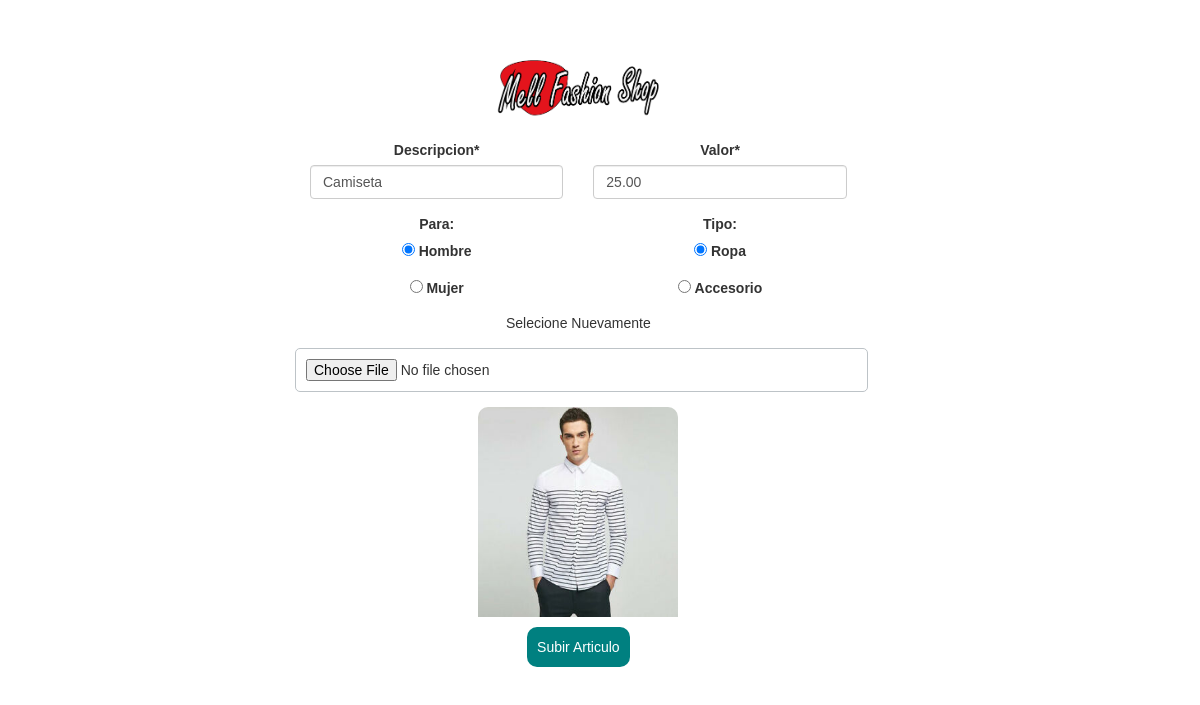
The app's page /index.php?c=Admin&a=UpdateArticulo&id_art=18 (signed in) with its own data.
### tables this page shows
CREATE TABLE `articulo` (
  `id_articulo` int(10) NOT NULL,
  `imagen` varchar(500) NOT NULL,
  `descripcion` varchar(500) NOT NULL,
  `costo` decimal(5,2) NOT NULL
);

### controller/Admin/AdminController.php (called while the page is built, shortened)
<?php
    require_once 'model/DAO/ArticuloDAO.php';
    class AdminController{
        private $art;
        public function __construct(){
            $this->art = new ArticuloDAO();
        }
        public function UpdateArticulo(){
            $res= $this->art->getAllArticulo($_REQUEST['id_art']);
            include_once 'views/dynamic/CrearArticulo.php';
        }
    }
?>

### controller/RedirecController.php (called while the page is built, shortened)
<?php
    class RedirecController{
        public function router(){
            $action = (isset($_REQUEST['a'])) ? $_REQUEST['a']: 'index';
            $controller = new $controller;
            $controller->$action();
        }
    }
?>

### index.php (called while the page is built)
<?php
    require_once './controller/RedirecController.php';
    $ruter = new RedirecController();
    $ruter->router();
?>

### model/Connection.php (called while the page is built, shortened)
<?php
class Connection{
    private static $connection = null;
    public static function getConnection(){
        try{
            if(!isset(self::$connection)){
                self::$connection=new PDO("mysql:host=" . SERVIDORBD . "; port= ".PUERTO."; dbname=".NOMBREBD.";",USUARIO,PASSWORD);
                self::$connection->setAttribute(PDO::ATTR_ERRMODE,PDO::ERRMODE_EXCEPTION);
                self::$connection->exec("set character set utf8");
            }
        }catch(Exception $e){
        }
        return self::$connection;
    }
}
?>

### model/DAO/ArticuloDAO.php (called while the page is built, shortened)
<?php
    require_once 'model/Connection.php';
    class ArticuloDAO{
        private $con;
        public function __construct(){
            try{
                $this->con = Connection::getConnection();
            }catch(Exception $e){
                echo $e->getMessage();
            }
        }
        public function  getAllArticulo($id){
            $sql = "SELECT a.id_articulo,a.imagen,a.descripcion,a.costo,art.id_tipo,ag.id_genero FROM articulo a, articulo_tipo art, articulo_genero ag WHERE a.id_articulo=art.id_articulo AND a.id_articulo=ag.id_articulo and a.id_articulo=?";
            try{
                $stm = $this->con->prepare($sql);
                $stm->execute(array($id));
                return $stm->fetch(PDO::FETCH_ASSOC);
            }catch(PDOException $e){
                echo $e->getMessage();
            }
        }
    }
?>

### views/dynamic/CrearArticulo.php (the view, shortened to what this page needs)
<!DOCTYPE html>
<html lang="en">
<head>
</head>
<body style="background:white;">
    <div class="body-upload">
        <form class="form form-vertical" enctype="multipart/form-data" id="addArticulo">
            <div class="col-sm-8">
            <img src="assets/img/logo.png" alt="" srcset="" id="imgLogoAr">
            <div class="row">
                <div class="col-sm-6">
                    <div class="form-group">
                        <label for="text">Descripcion<span class="kv-reqd">*</span></label>
                        <input type="text" class="form-control" name="descript" id="descript" value="<?php echo $res['descripcion'];?>" required>
                    </div>
                </div>
                <div class="col-sm-6">
                    <div class="form-group">
                        <label for="pwd">Valor<span class="kv-reqd">*</span></label>
                        <input type="number" class="form-control" name="costo" value="<?php echo $res['costo'];?>" required>
                    </div>
                </div>
            </div>
            <div class="row">
            <div class="col-sm-6">
            <label for="">Para:</label>
            <p>
        <input type="radio" id="test1" name="radio-group" value="Hombre" checked>
        <label for="test1">Hombre</label>
        </p>
        <p>
        <input type="radio" id="test2" name="radio-group" value="Mujer">
            <label for="test2">Mujer</label>
        </p>
            </div>
            <div class="col-sm-6" >
            <label for="">Tipo:</label>
            <p>
        <input type="radio" id="test1" name="radio-group1" value="Ropa" checked>
        <label for="test1">Ropa</label>
        </p>
        <p>
        <input type="radio" id="test2" name="radio-group1" value="Accesorio">
            <label for="test2">Accesorio</label>
        </p>
            </div>
            <div class="row">
            <span>Selecione Nuevamente</span>
                <input type='file' class="inputFile" name="imagen"  id="imagen" required/>
                <img id="blah" src="<?php echo $res['imagen'];?>" width="200px"/>
                </div>
                    <button type="submit" name="save" class="btn-enviar">Subir Articulo</button>
                </div>
            </div>
        </div>
</body>
</html>

### assets/css/cat.css (style rules this page uses)
@media (min-width: 780px) { img { border-radius: 10px 10px 0 0; } }

### assets/css/login.css (style rules this page uses)
body { margin: 0; padding: 0; font-family: sans-serif; background-size: cover; }

### assets/css/card.css (style rules this page uses)
*, *::before, *::after { box-sizing: border-box; }
html { background-color: #ecf9ff; }
img { height: 300px; max-width: 100%; vertical-align: initial; }

### views/dynamic/CrearArticulo.php (style rules this page uses)
.btn-enviar { padding:10px; color:white; background:teal; border:none; margin:10px; border-radius:10px; }
.inputFile { margin:15px; border:1px #BDC3C7 solid; border-radius:5px; padding:10px; width:96%; }
.body-upload { float:right; width:80%; display: block; flex-wrap: wrap; align-content: center; text-align: center; padding: 40px 55px ; margin: auto; }
#imgLogoAr { width:175px; height:100px; }
#blah { width:200px; height:210px; }

### records on screen
articulo: descript "Camiseta", costo "25.00", imagen (picture)
